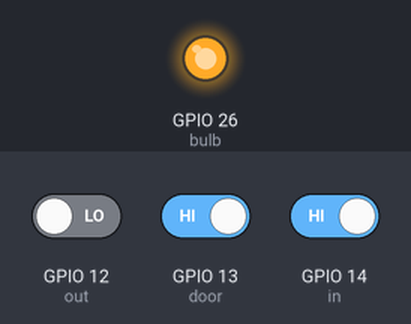
Simulated run of this sketch. Board: ESP32. Parts: output pins drawn as LEDs (lit = HIGH). Inputs (shaded band) come from the test bench; at power-on: GPIO 14 (in) HIGH, GPIO 12 (out) LOW, GPIO 13 (door) HIGH. WiFi joins after 1.5 s; servers stay silent unless stated; what the sketch prints to the serial monitor is not drawn.

Above: at 7.9 s.
8.0 s: GPIO 14 (in) driven LOW
At 9.0 s:
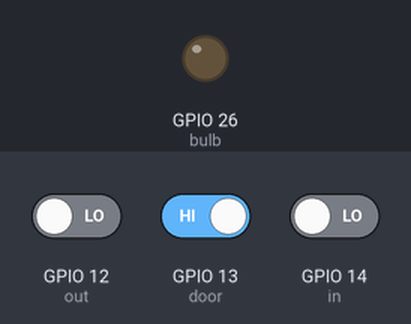
9.5 s: GPIO 14 (in) driven HIGH
At 10.0 s:
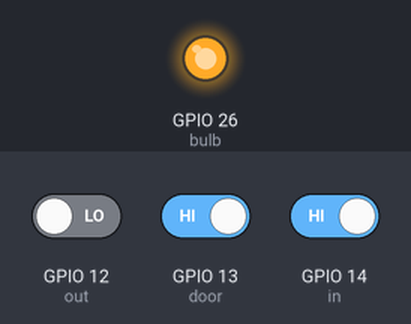
Timing chart, 0 to 12.5 s (numbered marks = the images above; inputs shaded):
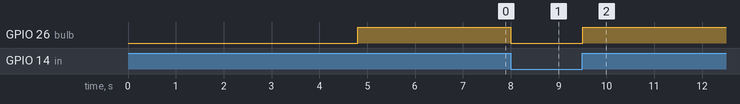

The sketch:

blynk_code.ino
```cpp
#define BLYNK_TEMPLATE_ID "TMPL3asX99Ton"
#define BLYNK_TEMPLATE_NAME "IoT Enabled Smart Home Automation"
#define BLYNK_AUTH_TOKEN "y7rxTj4-NS020FdrselNnHc5oG_CJw5q"

#include <WiFi.h>
#include <WiFiClient.h>
#include <BlynkSimpleEsp32.h>

char* ssid = "ICJ MOTO";
char* pass = "2506keta";

int out = 12;
int door = 13;
int in = 14;
int bulb = 26;
bool entryTrigger = false, entryTrigger2 = false;
bool exitTrigger = false, exitTrigger2 = false;
int counter = 0;
int set;

void setup() {
  pinMode(out, INPUT);
  pinMode(door, INPUT);
  pinMode(in, INPUT);
  pinMode(bulb, OUTPUT);

  Serial.begin(115200);
  Serial.println("Initializing...");
  delay(3000);
  Serial.println("Initialized");

  WiFi.mode(WIFI_STA);//Station Mode
  WiFi.begin(ssid, pass);
  Serial.println("\nWi-Fi Connecting");
  while(WiFi.status() != WL_CONNECTED){
      Serial.print(".");
      delay(100);
  }
  Serial.println("\nSuccessfully Connected to the WiFi network");
  Serial.print("Local ESP32 IP: ");
  Serial.println(WiFi.localIP());
  Blynk.begin(BLYNK_AUTH_TOKEN, ssid, pass);
}

BLYNK_CONNECTED() {
   Blynk.syncAll();
}

BLYNK_WRITE(V5) {
  set = param.asInt();
}

void loop() {
  Blynk.run();

  int outStat = digitalRead(out);
  int doorStat = digitalRead(door);
  int inStat = digitalRead(in);

  if (outStat == HIGH && doorStat == LOW && inStat == LOW) {
    entryTrigger = true;
    exitTrigger = false;
  }
  if (outStat == LOW && doorStat == LOW && inStat == HIGH) {
    exitTrigger = true;
    entryTrigger = false;
  }

  if (entryTrigger && doorStat == HIGH) {
    entryTrigger2 = true;
  }
  if (exitTrigger && doorStat == HIGH) {
    exitTrigger2 = true;
  }

  if (entryTrigger2 && inStat == HIGH) {
    entryTrigger = false;
    entryTrigger2 = false;
    counter++;
    Serial.println("Person Entered");
    Serial.print("Counter: ");
    Serial.println(counter);
    Blynk.virtualWrite(V4, counter);  // Update counter value on Blynk app
  }
  if (exitTrigger2 && outStat == HIGH) {
    exitTrigger = false;
    exitTrigger2 = false;
    if (counter > 0)
      counter--;
    Serial.println("Person Exited");
    Serial.print("Counter: ");
    Serial.println(counter);
    Blynk.virtualWrite(V4, counter);  // Update counter value on Blynk app
  }

  if(set == 1) {
    counter = 0;
    Serial.println("Counter reseted to zero");
    Blynk.virtualWrite(V4, counter);
  }
  if (counter > 0 || inStat == HIGH) {
    digitalWrite(bulb, HIGH);
  } else {
    digitalWrite(bulb, LOW);
  }

  delay(20);
}
```

Measured:
- after the input at 8.0 s, GPIO 26 (bulb): HIGH → LOW at once
- after the input at 9.5 s, GPIO 26 (bulb): LOW → HIGH at once
